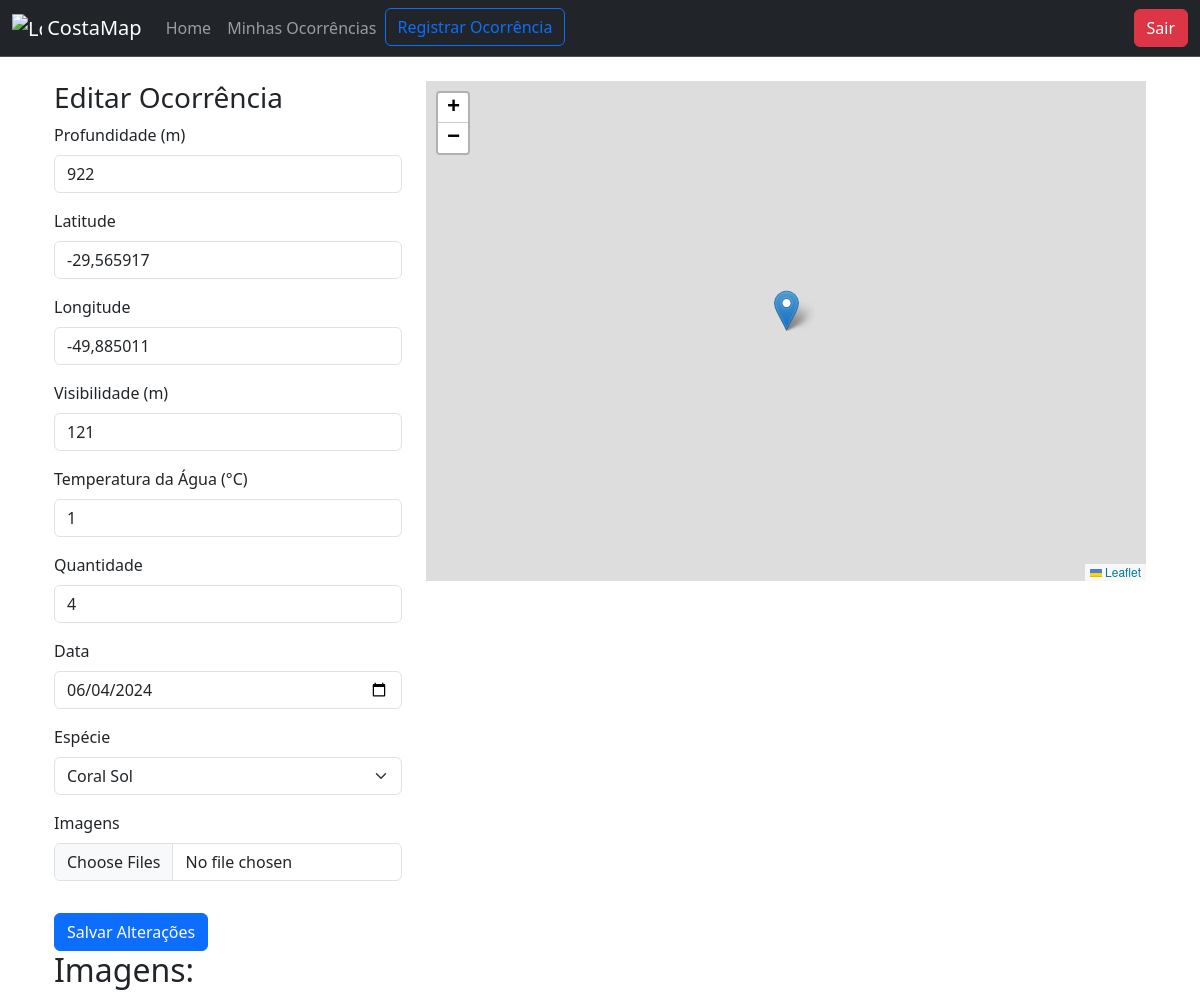
The app's page /ocorrencia/8/editar/ (signed in) with its own data.
### core/models.py (models this page shows, shortened)
class Ocorrencia(models.Model):
    CORAL_SOL = 'CS'
    PEIXE_LEAO = 'PL'
    ESPECIE_CHOICES = [
        (CORAL_SOL, 'Coral Sol'),
        (PEIXE_LEAO, 'Peixe Leão'),
    ]
    mergulhador = models.ForeignKey(User, on_delete=models.CASCADE)
    profundidade = models.FloatField()
    latitude = models.FloatField()
    longitude = models.FloatField()
    visibilidade = models.FloatField()
    temperatura_agua = models.FloatField()
    quantidade = models.IntegerField()
    data = models.DateField()
    especie = models.CharField(max_length=2, choices=ESPECIE_CHOICES, default=CORAL_SOL)

### core/views.py (the view, shortened to what this page needs)
# urls.py: path('ocorrencia/<int:pk>/editar/', views.editar_ocorrencia, name='editar_ocorrencia'),
def editar_ocorrencia(request, pk):
    ocorrencia = get_object_or_404(Ocorrencia, pk=pk)
    imagens = Imagem.objects.filter(ocorrencia=ocorrencia)
    return render(request, 'core/editar_ocorrencia.html', {'ocorrencia': ocorrencia, 'imagens': imagens})

### core/templates/core/editar_ocorrencia.html (shortened to what this page needs)
{% extends 'core/base.html' %}
{% load static %}
{% block content %}
    {% if user.is_authenticated %}
        <div class="container-fluid">
            <div class="row">
                <div class="col-md-4">
                    <div class="form-container">
                        <h3>Editar Ocorrência</h3>
                        <form method="post" action="{% url 'editar_ocorrencia' ocorrencia.pk %}" enctype="multipart/form-data">
                            <div class="mb-3">
                                <label for="profundidade" class="form-label">Profundidade (m)</label>
                                <input type="number" class="form-control" id="profundidade" name="profundidade" value="{{ ocorrencia.profundidade|floatformat }}">
                            </div>
                            <div class="mb-3">
                                <label for="latitude" class="form-label">Latitude</label>
                                <input type="text" class="form-control" id="latitude" name="latitude" value="{{ ocorrencia.latitude }}">
                            </div>
                            <div class="mb-3">
                                <label for="longitude" class="form-label">Longitude</label>
                                <input type="text" class="form-control" id="longitude" name="longitude" value="{{ ocorrencia.longitude }}">
                            </div>
                            <div class="mb-3">
                                <label for="visibilidade" class="form-label">Visibilidade (m)</label>
                                <input type="number" class="form-control" id="visibilidade" name="visibilidade" value="{{ ocorrencia.visibilidade|floatformat }}">
                            </div>
                            <div class="mb-3">
                                <label for="temperatura_agua" class="form-label">Temperatura da Água (°C)</label>
                                <input type="number" class="form-control" id="temperatura_agua" name="temperatura_agua" value="{{ ocorrencia.temperatura_agua|floatformat }}">
                            </div>
                            <div class="mb-3">
                                <label for="quantidade" class="form-label">Quantidade</label>
                                <input type="number" class="form-control" id="quantidade" name="quantidade" value="{{ ocorrencia.quantidade }}">
                            </div>
                            <div class="mb-3">
                                <label for="data" class="form-label">Data</label>
                                <input type="date" class="form-control" id="data" name="data" value="{{ ocorrencia.data|date:'Y-m-d' }}">
                            </div>
                            <div class="mb-3">
                                <label for="especie" class="form-label">Espécie</label>
                                <select class="form-select" id="especie" name="especie">
                                    <option value="CS" {% if ocorrencia.especie == 'CS' %} selected {% endif %}>Coral Sol</option>
                                </select>
                            </div>
                            <div class="mb-3">
                                <label for="imagens" class="form-label">Imagens</label>
                                <input type="file" class="form-control" id="imagens" name="imagens" multiple>
                            </div>
                            <button type="submit" class="btn btn-primary mt-3">Salvar Alterações</button>
                        </form>
                    </div>
                </div>
                <div class="col-md-8">
                    <div id="mapid" class="map map-home leaflet-container leaflet-touch leaflet-fade-anim leaflet-grab leaflet-touch-drag leaflet-touch-zoom" style="height: 500px; position: relative; outline-style: none;" tabindex="0"></div>
                </div>
                <h2>Imagens:</h2>
            </div>
        </div>
    {% endif %}
{% endblock %}

### records on screen
Ocorrencia: profundidade "922", latitude "-29,565917", longitude "-49,885011", visibilidade "121", temperatura_agua "1", quantidade "4", data "06/04/2024", especie "Coral Sol"
